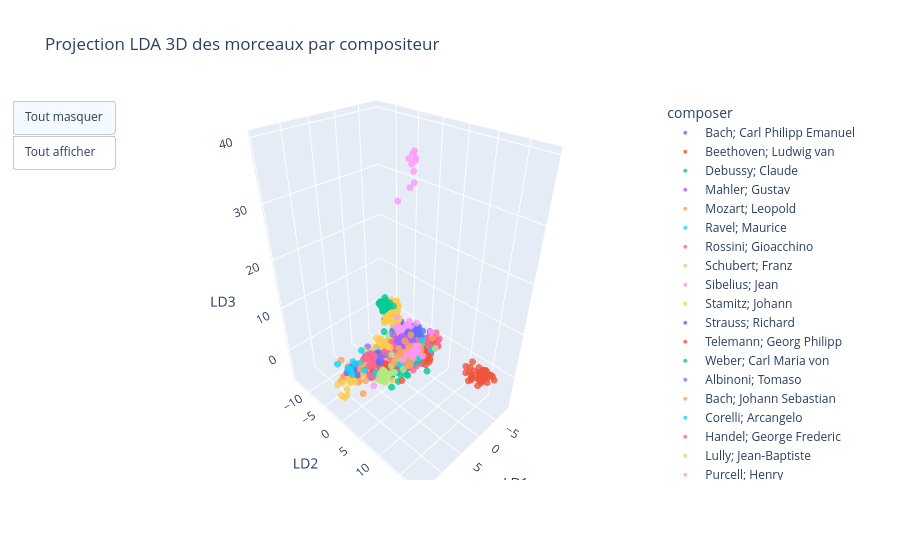

The cell this chart's notebook holds for it:
### Code cell
# LDA 3D et visualisation Plotly
lda = LDA(n_components=3)
X_lda = lda.fit_transform(X_scaled, y)

# Construit un DataFrame pour l'affichage
df_lda = pd.DataFrame(X_lda, columns=['LD1', 'LD2', 'LD3'])
df_lda['composer'] = y
df_lda['morceau'] = morceaux

# Trace 3D avec Plotly Express
fig = px.scatter_3d(
    df_lda,
    x='LD1', y='LD2', z='LD3',
    color='composer',
    hover_data={'morceau': True, 'composer': True},
    title='Projection LDA 3D des morceaux par compositeur'
)
fig.update_traces(marker=dict(size=4, opacity=0.8))
fig.update_traces(marker=dict(size=4))
buttons = [
    dict(label='Tout masquer',
         method='restyle',
         args=['visible', ['legendonly'] * len(fig.data)]),
    
    dict(label='Tout afficher',
         method='restyle',
         args=['visible', [True] * len(fig.data)])
]

fig.update_layout(
    updatemenus=[dict(type='buttons', showactive=True, buttons=buttons)]
)
fig.show()
